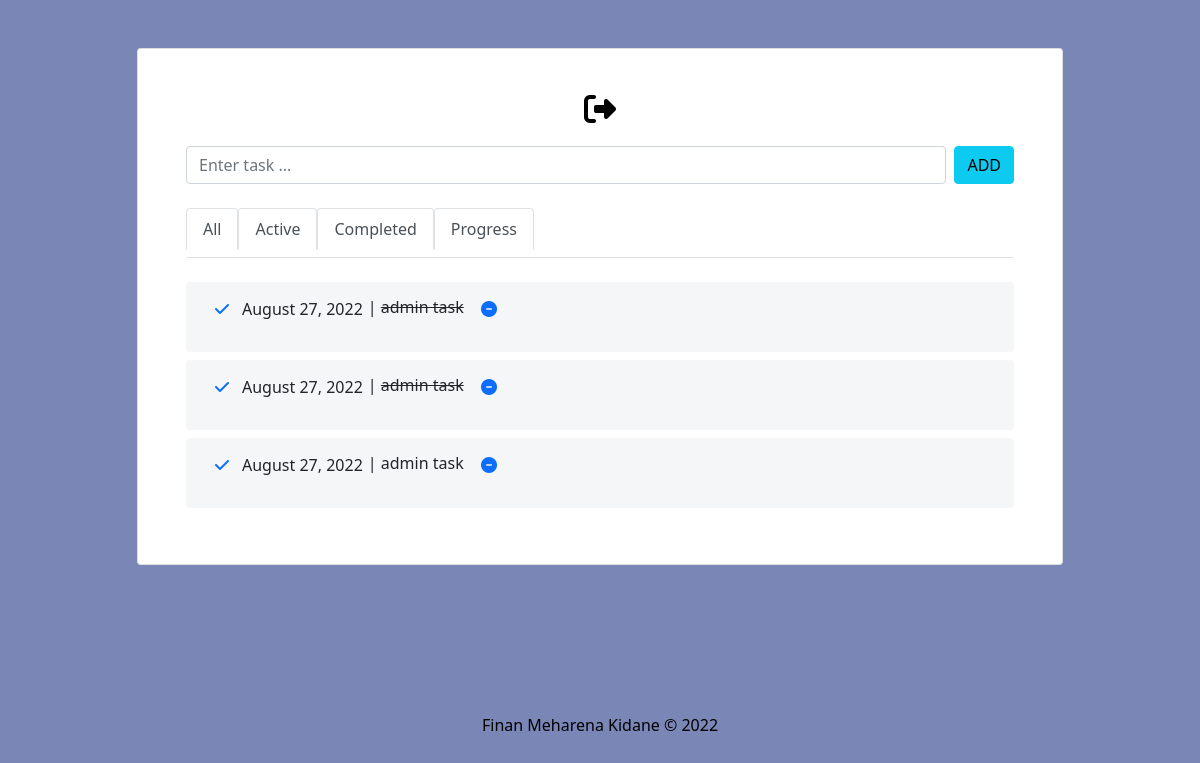
The page /home (signed in) on the database as committed earlier.
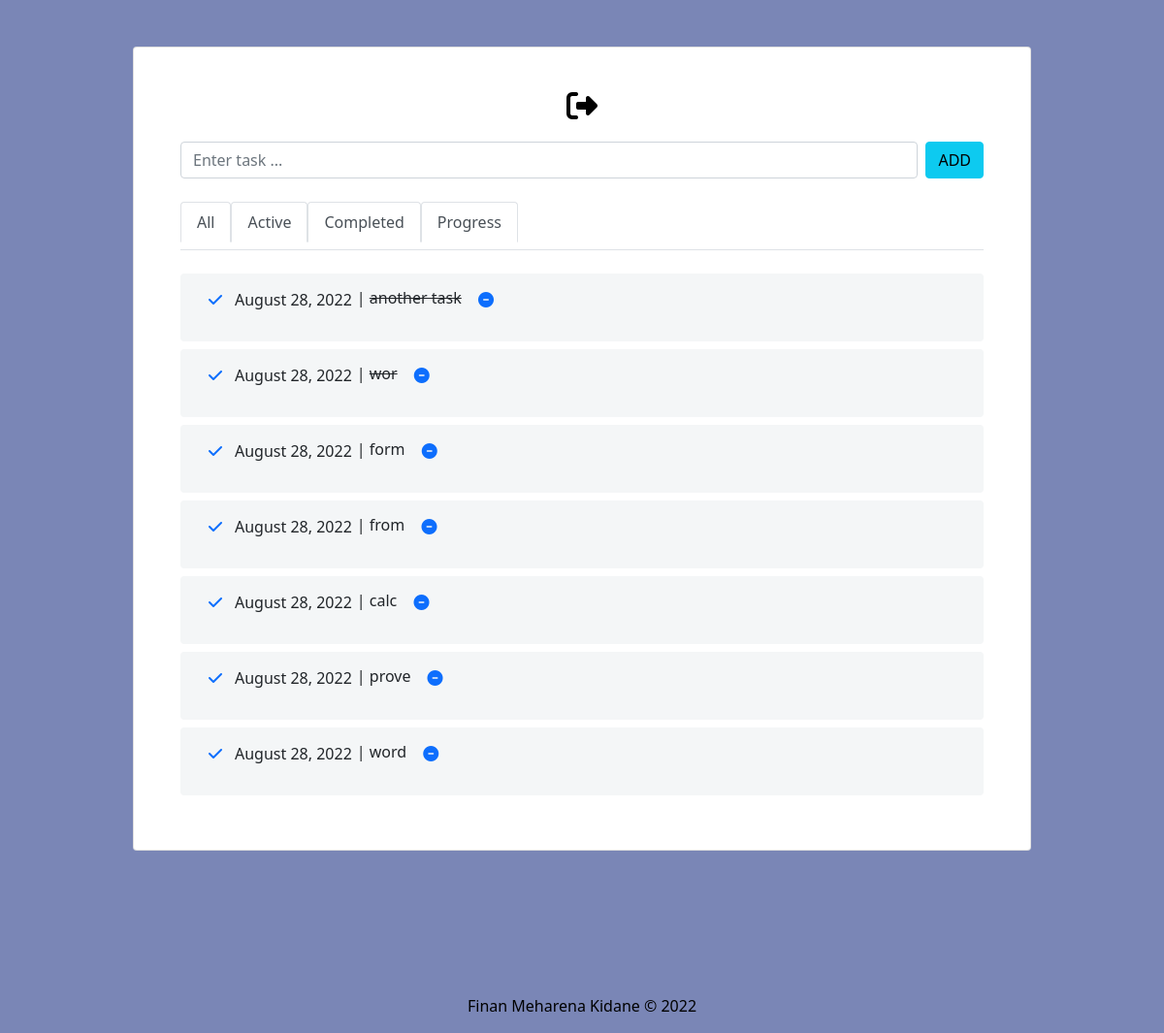
The same page on the database as committed later.
### main.py (models this page shows)
class Task(db.Model, UserMixin):
    __tablename__='task'
    id = db.Column(Integer, primary_key=True)
    task = db.Column(String)
    status=db.Column(String)
    date=db.Column(String)
    user_id=db.Column(Integer, ForeignKey('user.id'))

### main.py (the view)
@app.route('/home')
@login_required
def home():
    all_tasks_rows = current_user.tasks
    return render_template('index.html', tasks=all_tasks_rows, year=current_year)

### main.py (called while the page is built)
@login_manager.user_loader
def load_user(user_id):
    return User.query.get(int(user_id))

### templates/index.html (shortened to what this page needs)
<!DOCTYPE html>
<html lang="en">
<head>
  <link rel="stylesheet" href="{{ url_for('static', filename='styles/styles.css') }}">
  <link href="https://cdn.jsdelivr.net/npm/bootstrap@5.0.2/dist/css/bootstrap.min.css" rel="stylesheet"
>
  <link href="https://cdn.jsdelivr.net/npm/bootstrap@5.0.2/dist/css/bootstrap.min.css" rel="stylesheet">
  <link rel="stylesheet" href="https://cdnjs.cloudflare.com/ajax/libs/font-awesome/6.1.2/css/all.min.css">
  <link rel="stylesheet" href="https://cdn.jsdelivr.net/npm/bootstrap@5.0.0-alpha1/dist/css/bootstrap.min.css">
  <link rel="stylesheet" href="https://cdnjs.cloudflare.com/ajax/libs/font-awesome/4.7.0/css/font-awesome.min.css">
</head>
<body style="background-color:#7A86B6">
      <div class="container py-5 h-100">
        <div class="row d-flex justify-content-center align-items-center h-100">
          <div class="col col-xl-10">
            <div class="card">
              <div class="card-body p-5">
                  <div class="welcome">
                      <div class="logout">
                          <a href="{{ url_for('logout') }}">
                            <i style="color:black;" class="fa-solid fa-right-from-bracket fa-2xl"></i>
                          </a>
                      </div>
                   </div>
                <form method="post" action="{{ url_for('add') }}" class="d-flex justify-content-center align-items-center mb-4">
                  <div class="form-outline flex-fill">
                    <input required name=task type="text" id="form2" class="form-control" placeholder="Enter task ..."/>
                  </div>
                  <button type="submit" class="btn btn-info ms-2">ADD</button>
                </form>
                <ul class="nav nav-tabs mb-4 pb-2" id="ex1" role="tablist">
                  <li class="nav-item" role="presentation">
                    <a class="nav-link active" id="ex1-tab-1" data-mdb-toggle="tab" href="{{ url_for('home') }}" role="tab"
                      aria-controls="ex1-tabs-1" aria-selected="true">All</a>
                  </li>
                  <li class="nav-item" role="presentation">
                    <a class="nav-link active" id="ex1-tab-2" data-mdb-toggle="tab" href="{{ url_for('active') }}" role="tab"
                      aria-controls="ex1-tabs-2" aria-selected="true">Active</a>
                  </li>
                  <li class="nav-item" role="presentation">
                    <a class="nav-link active" id="ex1-tab-3" data-mdb-toggle="tab" href="{{ url_for('completed') }}" role="tab"
                      aria-controls="ex1-tabs-3" aria-selected="true">Completed</a>
                  </li>
                    <li class="nav-item" role="presentation">
                    <a class="nav-link active" id="ex1-tab-4" data-mdb-toggle="tab" href="{{ url_for('progress') }}" role="tab"
                      aria-controls="ex1-tabs-3" aria-selected="true">Progress</a>
                  </li>
                </ul >
                    <div class="tab-content" id="ex1-content">
                    <div class="tab-pane fade show active" id="ex1-tabs-1" role="tabpanel" aria-labelledby="ex1-tab-1">
                        <ul class="list-group mb-0 task-entry">
                               {% for task in tasks %}
                                    <li class="list-group-item d-flex align-items-center border-0 mb-2 rounded"
                                      style="background-color: #f4f6f7;">
                                      <p>
                                        <button class="btn">
                                          <a href="{{ url_for('done', task_id=task.id) }}"> <i class="fa-solid fa-check"></i> </a></button>
                                        <p style="padding-right:5px;"> {{ task.date }} </p>
                                        <p>  | {{  task.task | safe }}
                                             <button class="btn">
                                          <a href="{{ url_for('delete', task_id=task.id) }}"> <i class="fa-solid fa-circle-minus"></i> </a>
                                        </button>
                                        </p>
                                      </p>
                                    </li>
                              {% endfor %}
                            </ul>
                    </div>
                </div>
              </div>
            </div>
          </div>
        </div>
      </div>
</body>
<footer class="page-footer page-footer-edit font-small blue">
  <div  class="footer-copyright text-center py-3"> Finan Meharena Kidane © {{ year }}
  </div>
</footer>
</html>

### static/styles/styles.css (style rules this page uses)
.welcome { padding-bottom:3%; text-align:center; }
.page-footer-edit { margin-top:7%; color:black; }

Rows that differ between the two databases and show on the page:
removed Task: date "August 27, 2022", task "admin task"
removed Task: date "August 27, 2022", task "admin task"
removed Task: date "August 27, 2022", task "admin task"
added Task: date "August 28, 2022", task "another task"
added Task: date "August 28, 2022", task "wor"
added Task: date "August 28, 2022", task "form"
added Task: date "August 28, 2022", task "from"
added Task: date "August 28, 2022", task "calc"
added Task: date "August 28, 2022", task "prove"
added Task: date "August 28, 2022", task "word"
